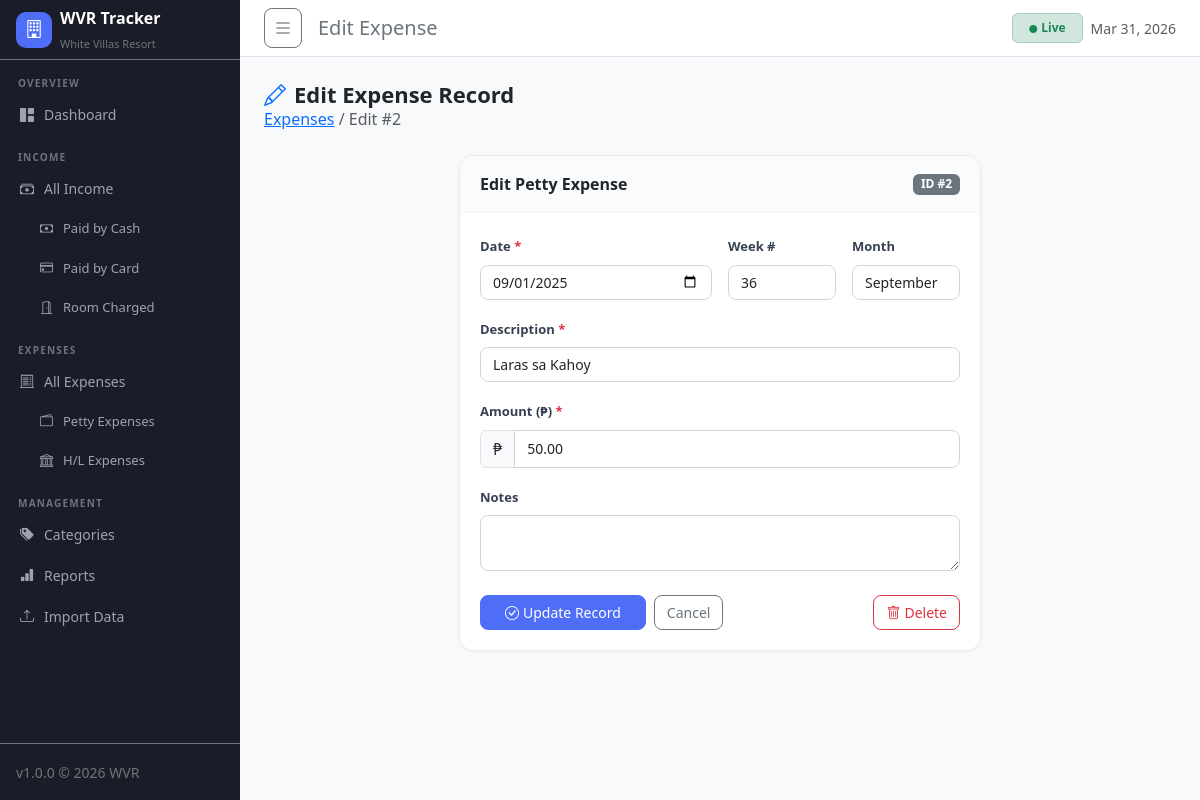
Page /edit_expense.php?id=2&type=petty on the committed database.
### tables this page shows
CREATE TABLE IF NOT EXISTS petty_expenses (
    id INT AUTO_INCREMENT PRIMARY KEY,
    date DATE NOT NULL,
    description VARCHAR(255) NOT NULL,
    amount DECIMAL(12,2) NOT NULL DEFAULT 0.00,
    week_number INT,
    month VARCHAR(20),
    category_id INT DEFAULT NULL,
    notes TEXT DEFAULT NULL,
    created_at TIMESTAMP DEFAULT CURRENT_TIMESTAMP,
    updated_at TIMESTAMP DEFAULT CURRENT_TIMESTAMP ON UPDATE CURRENT_TIMESTAMP,
    FOREIGN KEY (category_id) REFERENCES categories(id) ON DELETE SET NULL,
    INDEX idx_date (date),
    INDEX idx_week (week_number),
    INDEX idx_month (month)
);

### config.php (called while the page is built, shortened)
<?php
class Database {
    private static ?PDO $instance = null;
    public static function getInstance(): PDO {
        if (self::$instance === null) {
            $dsn = "mysql:host=" . DB_HOST . ";dbname=" . DB_NAME . ";charset=" . DB_CHARSET;
            $options = [
                PDO::ATTR_ERRMODE            => PDO::ERRMODE_EXCEPTION,
                PDO::ATTR_DEFAULT_FETCH_MODE => PDO::FETCH_ASSOC,
                PDO::ATTR_EMULATE_PREPARES   => false,
            ];
            try {
                self::$instance = new PDO($dsn, DB_USER, DB_PASS, $options);
            } catch (PDOException $e) {
                die('<div style="font-family:sans-serif;padding:40px;background:#fee;border:2px solid red;border-radius:8px;margin:20px;">
                    <h2>Database Connection Error</h2>
                    <p>' . htmlspecialchars($e->getMessage()) . '</p>
                    <p>Please check your database settings in <code>config.php</code></p>
                </div>');
            }
        }
        return self::$instance;
    }
    public static function query(string $sql, array $params = []): PDOStatement {
        $stmt = self::getInstance()->prepare($sql);
        $stmt->execute($params);
        return $stmt;
    }
    public static function fetch(string $sql, array $params = []): array|false {
        return self::query($sql, $params)->fetch();
    }
}

### edit_expense.php (the view, shortened to what this page needs)
<?php
require_once 'config.php';
$id   = (int)($_GET['id']   ?? 0);
$type = $_GET['type'] ?? 'petty';
$table = ($type === 'hl') ? 'hl_expenses' : 'petty_expenses';
$record = Database::fetch("SELECT * FROM $table WHERE id = ?", [$id]);
include 'includes/header.php';
?>
<div class="page-header">
    <h1><i class="bi bi-pencil me-2 text-primary"></i>Edit Expense Record</h1>
    <p class="text-muted mb-0"><a href="expense.php?type=<?= $type ?>">Expenses</a> / Edit #<?= $id ?></p>
</div>
<div class="row justify-content-center">
<div class="col-lg-7">
<div class="data-card">
    <div class="data-card-header">
        <span class="fw-semibold">Edit <?= $type==='hl'?'H/L':'Petty' ?> Expense</span>
        <span class="badge bg-secondary">ID #<?= $id ?></span>
    </div>
    <div class="data-card-body">
        <form method="POST">
            <div class="row g-3">
                <div class="col-md-6">
                    <label class="form-label">Date <span class="text-danger">*</span></label>
                    <input type="date" name="date" id="date" class="form-control"
                           value="<?= htmlspecialchars($_POST['date'] ?? $record['date']) ?>" required>
                </div>
                <div class="col-md-3">
                    <label class="form-label">Week #</label>
                    <input type="number" name="week_number" id="week_number" class="form-control"
                           value="<?= htmlspecialchars($_POST['week_number'] ?? $record['week_number']) ?>">
                </div>
                <div class="col-md-3">
                    <label class="form-label">Month</label>
                    <input type="text" name="month_display" id="month_display" class="form-control"
                           value="<?= htmlspecialchars($_POST['month_display'] ?? $record['month']) ?>" readonly>
                </div>
                <div class="col-12">
                    <label class="form-label">Description <span class="text-danger">*</span></label>
                    <input type="text" name="description" class="form-control"
                           value="<?= htmlspecialchars($_POST['description'] ?? $record['description']) ?>" required>
                </div>
                <div class="col-12">
                    <label class="form-label">Amount (₱) <span class="text-danger">*</span></label>
                    <div class="input-group">
                        <span class="input-group-text">₱</span>
                        <input type="number" name="amount" class="form-control" step="0.01" min="0"
                               value="<?= htmlspecialchars($_POST['amount'] ?? $record['amount']) ?>" required>
                    </div>
                </div>
                <div class="col-12">
                    <label class="form-label">Notes</label>
                    <textarea name="notes" class="form-control" rows="2"><?= htmlspecialchars($_POST['notes'] ?? $record['notes'] ?? '') ?></textarea>
                </div>
            </div>
            <div class="d-flex gap-2 mt-4">
                <button type="submit" class="btn btn-primary px-4">
                    <i class="bi bi-check-circle me-1"></i>Update Record
                </button>
                <a href="expense.php?type=<?= $type ?>" class="btn btn-outline-secondary">Cancel</a>
                <a href="delete.php?table=expense_<?= $type ?>&id=<?= $id ?>&redirect=expense.php?type=<?= $type ?>"
                   class="btn btn-outline-danger ms-auto btn-delete">
                    <i class="bi bi-trash me-1"></i>Delete
                </a>
            </div>
        </form>
    </div>
</div>
</div>
</div>
<?php include 'includes/footer.php'; ?>

### assets/css/style.css (style rules this page uses)
:root { --sidebar-width: 240px; --sidebar-bg: #1a1d27; --accent: #4f6ef7; --accent-soft: #eef1ff; --income: #22c55e; --expense: #ef4444; --neutral: #6b7280; --card-radius: 14px; }
.data-card { background: #fff; border-radius: var(--card-radius); border: 1px solid #e9ecef; box-shadow: 0 1px 4px rgba(0,0,0,.04); overflow: hidden; }
.data-card-header { padding: 16px 20px; border-bottom: 1px solid #f1f3f5; display: flex; align-items: center; justify-content: space-between; background: #fafbfd; }
.data-card-body { padding: 20px; }
.page-header { margin-bottom: 24px; }
.page-header h1 { font-size: 22px; font-weight: 700; margin: 0; }
.form-label { font-size: 13px; font-weight: 600; color: #374151; }
.form-control, .form-select { font-size: 14px; border-radius: 8px; border-color: #d1d5db; }
.btn { border-radius: 8px; font-size: 14px; font-weight: 500; }
.btn-primary { background: var(--accent); border-color: var(--accent); }

### rows in the picture
petty_expenses: date "09/01/2025", week_number "36", month_display "September", description "Laras sa Kahoy", amount "50.00"

### other values in the picture
$pageTitle "Edit Expense"
$id "2"
